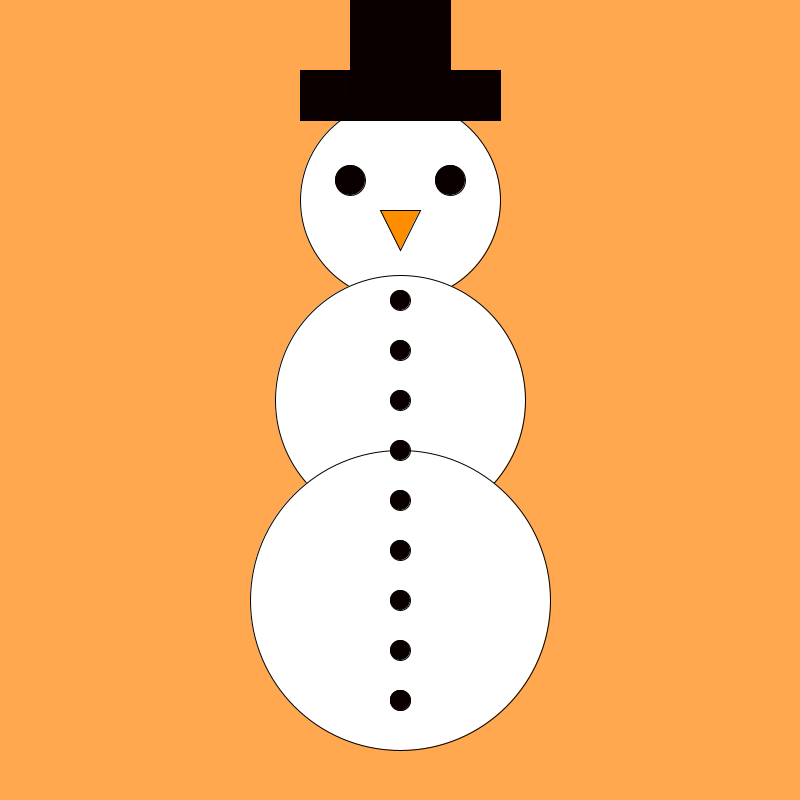
Frame 1 (no input)
Frame 60 (the mouse pressed at the canvas centre just before this capture): identical to frame 1, image omitted
Frame 120 (the mouse held since frame 60 and released just before this capture): identical to frame 1, image omitted

The Processing sketch that drew this single still picture (run headless with seeded random() and noise(); from frame 60 on, the mouse is pressed at the canvas centre):

// Processing sketch: a_ShapesAndColors
// ── a_ShapesAndColors.pde
// 1. Run this empty program 
// The grey square that appears has sides that are 100 pixels long
void setup()
{
size (800,800);


}
void draw()
{
  int x = 700;
// 2. Code a size command to make it big enough for your picture

//    The size command looks like this:      

//    Try putting different numbers in the parentheses.
//    See if you can figure out which number is the width, and which is the height
background(#FFA850);

// 3. Now add an ellipse command to draw a circle. An ellipse is like an oval.

//    The ellipse command looks like this:      
 fill(#FFFFFF);
 ellipse(400,200, 200,200);
 ellipse(400,400, 250,250);
 ellipse(400,600, 300,300);

 
 
 fill(#0A0000);
 ellipse(450,180, 30,30);
 ellipse(350,180, 30,30);
 ellipse(400,700, 20,20);
 while(x >= 300)
 {
   ellipse(400,x, 20,20);
   x = x - 50;
 }
 rect(300,70, 200,50);
 rect(350,-100, 100,200);
 fill(#FF8D00);
 triangle(380,210,420,210,400,250);
 
 
 
//    The first 2 numbers specify where to draw it. They are the x and y co-ordinates of the center of the ellipse.
//    The third and fourth numbers are the size of the ellipse.
//    The width is specified before the height. If they are the same, it draws a circle
//    Change the numbers and re-run the program to see what happens.

// 4. Now add a rect command to draw a rectangle.

//    The rect command looks like this:       


//    Like the ellipse, the fist 2 numbers specify where to draw it, the other two are its size.
//    The main difference is the x and y co-ordinates are the top left corner of the shape.
//    If the width is the same as the height, it draws a square.


// 5. Now add color to your shapes. If you don't they will all be white.
//    Processing provides a Color Selector Tool to make it easy to choose colors.
//    Find the Processing Tools menu (ask your teacher for help if you can't locate it)
//    Once you have opened the Color Selector, pick the color you want then press the Copy button.

//    Color is added with the fill command that looks like this:       fill(  );

//    Paste the code for your selected color between the parentheses.
//    It should now look something like this (the code will be different):   
fill(#FFA850);

// 6. The next shape you draw will be in the color you selected. 
//    NOTE: You have to put the fill command with the color you want, 
//    BEFORE you draw the shape.

// 7. Now use all these shapes and colors to draw a picture of your own design. 

// MAKE SURE YOU SAVE YOUR CODE 
}
